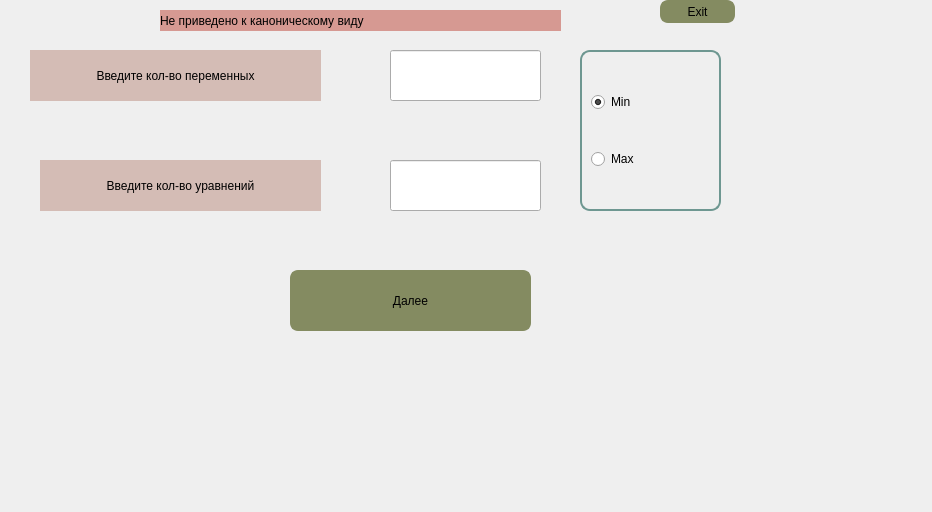
<?xml version="1.0" encoding="UTF-8"?>
<ui version="4.0">
 <class>Training</class>
 <widget class="QWidget" name="Training">
  <property name="geometry">
   <rect>
    <x>0</x>
    <y>0</y>
    <width>932</width>
    <height>512</height>
   </rect>
  </property>
  <property name="windowTitle">
   <string>Form</string>
  </property>
  <property name="styleSheet">
   <string notr="true">/*Training{
background-color: rgb(212, 188, 181);
}
*/
QPushButton{
border-radius:8px;
border: 2px solid rgb(132, 139, 97);
background-color: rgb(132, 139, 97);
	font: 75 18pt &quot;Times New Roman&quot;;
}
QPushButton::hover{
border: 2px solid rgb(51, 107, 83);
background-color: rgb(117, 174, 143);
}
QLabel{
font: 75 18pt &quot;Times New Roman&quot;;
}
QRadioButton{
font: 75 18pt &quot;Times New Roman&quot;;
}
QGroupBox{
border-radius:10px;
border: 2px solid rgb(110,151,145);

}
QComboBox{
background-color: rgb(117, 174, 143);
}
QLabel#label_3{
font: 75 18pt &quot;Times New Roman&quot;;
background-color: rgb(214,153,146);
}
QLabel{
font: 75 18pt &quot;Times New Roman&quot;;
background-color: rgb(212, 188, 181);
}</string>
  </property>
  <widget class="QLineEdit" name="lineEdit">
   <property name="geometry">
    <rect>
     <x>390</x>
     <y>50</y>
     <width>151</width>
     <height>51</height>
    </rect>
   </property>
   <property name="text">
    <string/>
   </property>
  </widget>
  <widget class="QLabel" name="label">
   <property name="geometry">
    <rect>
     <x>30</x>
     <y>50</y>
     <width>291</width>
     <height>51</height>
    </rect>
   </property>
   <property name="text">
    <string>Введите кол-во переменных</string>
   </property>
   <property name="alignment">
    <set>Qt::AlignCenter</set>
   </property>
  </widget>
  <widget class="QLabel" name="label_2">
   <property name="geometry">
    <rect>
     <x>40</x>
     <y>160</y>
     <width>281</width>
     <height>51</height>
    </rect>
   </property>
   <property name="text">
    <string>Введите кол-во уравнений</string>
   </property>
   <property name="alignment">
    <set>Qt::AlignCenter</set>
   </property>
  </widget>
  <widget class="QPushButton" name="pushButton">
   <property name="geometry">
    <rect>
     <x>290</x>
     <y>270</y>
     <width>241</width>
     <height>61</height>
    </rect>
   </property>
   <property name="text">
    <string>Далее</string>
   </property>
  </widget>
  <widget class="QGroupBox" name="groupBox">
   <property name="geometry">
    <rect>
     <x>580</x>
     <y>50</y>
     <width>141</width>
     <height>161</height>
    </rect>
   </property>
   <property name="title">
    <string/>
   </property>
   <layout class="QVBoxLayout" name="verticalLayout">
    <item>
     <widget class="QRadioButton" name="radioButton">
      <property name="text">
       <string>Min</string>
      </property>
      <property name="checked">
       <bool>true</bool>
      </property>
     </widget>
    </item>
    <item>
     <widget class="QRadioButton" name="radioButton_2">
      <property name="text">
       <string>Max</string>
      </property>
     </widget>
    </item>
   </layout>
  </widget>
  <widget class="QLineEdit" name="lineEdit_2">
   <property name="geometry">
    <rect>
     <x>390</x>
     <y>160</y>
     <width>151</width>
     <height>51</height>
    </rect>
   </property>
   <property name="text">
    <string/>
   </property>
  </widget>
  <widget class="QLabel" name="label_3">
   <property name="enabled">
    <bool>true</bool>
   </property>
   <property name="geometry">
    <rect>
     <x>160</x>
     <y>10</y>
     <width>401</width>
     <height>21</height>
    </rect>
   </property>
   <property name="text">
    <string>Не приведено к каноническому виду</string>
   </property>
  </widget>
  <widget class="QPushButton" name="pushButton_2">
   <property name="geometry">
    <rect>
     <x>660</x>
     <y>0</y>
     <width>75</width>
     <height>23</height>
    </rect>
   </property>
   <property name="text">
    <string>Exit</string>
   </property>
  </widget>
 </widget>
 <resources/>
 <connections/>
</ui>
